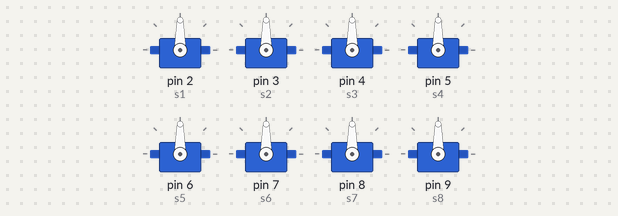
Recording of a sketch running on a simulated Arduino Uno, built with avr-gcc and run on an emulated ATmega328P. Parts: 8 × servo.

Above: at 0.1 s.
At 3.1 s:
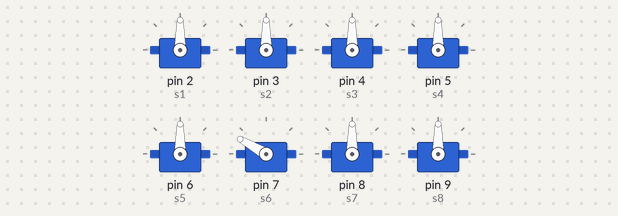
At 9.1 s:
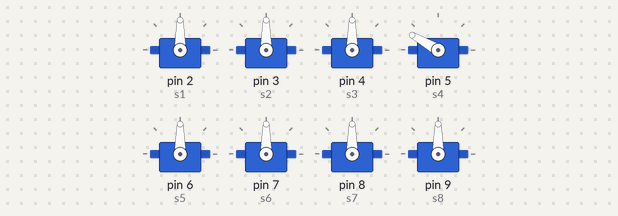
At 22.3 s:
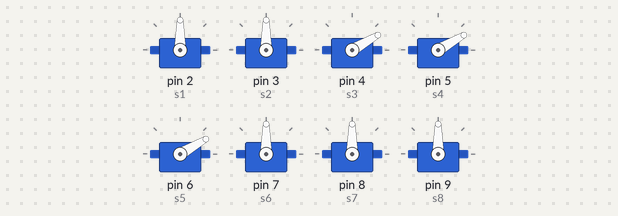
At 28.3 s:
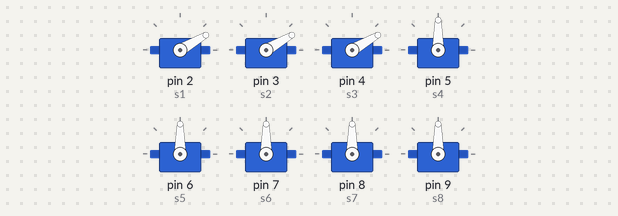
At 38.2 s:
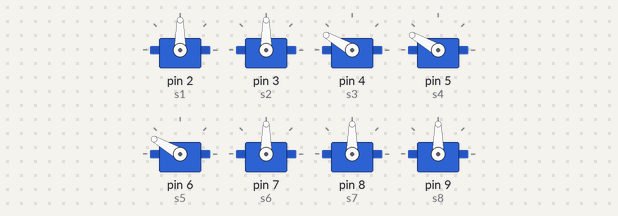
Timing chart, 0 to 40.0 s (numbered marks = the images above):
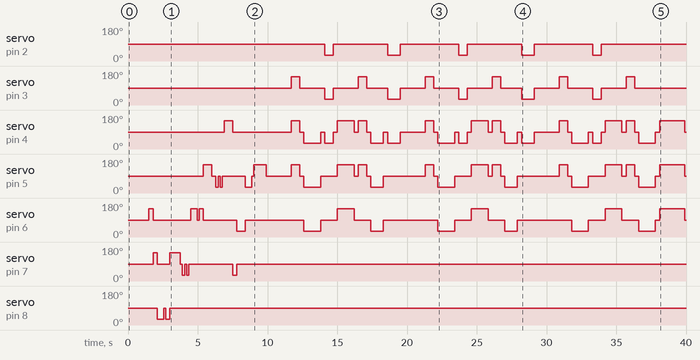

The sketch:

fen_fen_zhong.ino
```cpp
#include <Servo.h>

Servo s1;
Servo s2;
Servo s3;
Servo s4;
Servo s5;
Servo s6;
Servo s7;
Servo s8;

void setup() {
  s1.attach(2); s2.attach(3); s3.attach(4); s4.attach(5);
  s5.attach(6); s6.attach(7); s7.attach(8); s8.attach(9);
}

void loop() {
  s1.write(90); s2.write(90); s3.write(90);
  delay(500);
  s4.write(90); s5.write(90); s6.write(90);
  delay(500);
  s7.write(90); s8.write(90);
  delay(500);

  s5.write(150); delay(300); s5.write(90);
  s6.write(150); delay(300); s6.write(90);

  s7.write(30); delay(450); s7.write(90); delay(150);
  s7.write(30); delay(300); s7.write(90);
  s6.write(150); delay(750); s6.write(90); delay(150);
  s6.write(30); delay(150); s6.write(90); delay(150);
  s6.write(30); delay(150); s6.write(90); delay(150);

  s5.write(150); delay(450); s5.write(90); s5.write(90); delay(150);
  s5.write(150); delay(300); s5.write(90);
  s4.write(150); delay(600); s4.write(90); delay(300);
  s4.write(30); delay(150); s4.write(90); delay(150);
  s4.write(30); delay(150); s4.write(90); delay(150);

  s3.write(150); delay(600); s3.write(90);
  s6.write(30); delay(300); s6.write(90);
  s5.write(30); delay(600); s5.write(90);
  s4.write(30); delay(450); s4.write(90); delay(150);
  s4.write(150); delay(900); s4.write(90); delay(300);

  delay(1500);

  // 揸火箭，带你到
  s2.write(150); s3.write(150); s4.write(150); delay(600);
  s2.write(90); s3.write(90); s4.write(90); delay(300);

  s3.write(30); s4.write(30); s5.write(30); delay(600); delay(600);
  s3.write(90); s4.write(90); s5.write(90); delay(300);

  // 天空去，在太
  s1.write(30); s2.write(30); s3.write(30); delay(600);
  s1.write(90); s2.write(90); s3.write(90); delay(300);

  s3.write(150); s4.write(150); s5.write(150); delay(600); delay(600);
  s3.write(90); s4.write(90); s5.write(90); delay(300);

  // 空中两人住
  s2.write(150); s3.write(150); s4.write(150); delay(600);
  s2.write(90); s3.write(90); s4.write(90); delay(300);

  s3.write(30); s4.write(30); s5.write(30); delay(900);
  s3.write(90); s4.write(90); s5.write(90);delay(300);

  s1.write(30); s2.write(30); s3.write(30); delay(900);
  s1.write(90); s2.write(90); s3.write(90); delay(300);

  // 活到
  delay(900); delay(600);

  // 一千岁，都一（揸火箭，带你到）
  s2.write(150); s3.write(150); s4.write(150); delay(600);
  s2.write(90); s3.write(90); s4.write(90); delay(300);

  s3.write(30); s4.write(30); s5.write(30); delay(600); delay(600);
  s3.write(90); s4.write(90); s5.write(90); delay(300);

  // 般心碎，有你在（天空去，在太）
  s1.write(30); s2.write(30); s3.write(30); delay(600);
  s1.write(90); s2.write(90); s3.write(90); delay(300);

  s3.write(150); s4.write(150); s5.write(150); delay(600); delay(600);
  s3.write(90); s4.write(90); s5.write(90); delay(300);

  // 身边多乐趣（空中两人住）
  s2.write(150); s3.write(150); s4.write(150); delay(600);
  s2.write(90); s3.write(90); s4.write(90); delay(300);

  s3.write(30); s4.write(30); s5.write(30); delay(900);
  s3.write(90); s4.write(90); s5.write(90);delay(300);

  s1.write(30); s2.write(30); s3.write(30); delay(900);
  s1.write(90); s2.write(90); s3.write(90); delay(300);

  // 共你（活到）
  delay(900); delay(600);

  // 双双对，好得戚（揸火箭，带你到）
  s2.write(150); s3.write(150); s4.write(150); delay(600);
  s2.write(90); s3.write(90); s4.write(90); delay(300);

  s3.write(30); s4.write(30); s5.write(30); delay(600); delay(600);
  s3.write(90); s4.write(90); s5.write(90); delay(300);

  // 好得意，地裂（天空去，在太）
  s1.write(30); s2.write(30); s3.write(30); delay(600);
  s1.write(90); s2.write(90); s3.write(90); delay(300);

  s3.write(150); s4.write(150); s5.write(150); delay(600); delay(600);
  s3.write(90); s4.write(90); s5.write(90); delay(300);

  // 天崩当闲事
  s2.write(150); s3.write(150); s4.write(150); delay(600);
  s2.write(90); s3.write(90); s4.write(90); delay(300);

  s3.write(30); s4.write(30); s5.write(30); delay(1200);
  s3.write(90); s4.write(90); s5.write(90);delay(300);

//  s1.write(30); s2.write(30); s3.write(30); delay(300);
//  s1.write(90); s2.write(90); s3.write(90); delay(300);

  // 就算
  s3.write(150); s4.write(150); s5.write(150); delay(1200); delay(600);
  s3.write(90); s4.write(90); s5.write(90); delay(600);

  // 翻风雨, 只需
  s2.write(150); s3.write(150); s4.write(150); delay(600);
  s2.write(90); s3.write(90); s4.write(90); delay(300);

  s3.write(30); s4.write(30); s5.write(30); delay(600); delay(600);
  s3.write(90); s4.write(90); s5.write(90); delay(300);

  // 提到你，似见
  s1.write(30); s2.write(30); s3.write(30); delay(600);
  s1.write(90); s2.write(90); s3.write(90); delay(300);

  s3.write(150); s4.write(150); s5.write(150); delay(1800);
  s3.write(90); s4.write(90); s5.write(90); delay(300);

  // 阳光千万里 F G C
  s2.write(150); s3.write(150); s4.write(150); delay(600);
  s2.write(90); s3.write(90); s4.write(90); delay(300);

  s3.write(30); s4.write(30); s5.write(30); delay(600);
  s3.write(90); s4.write(90); s5.write(90); delay(300);

  s1.write(30); s2.write(30); s3.write(30); delay(300); delay(2400); // 有了你
  s1.write(90); s2.write(90); s3.write(90); delay(300);

  // 开心的，mou都称
  s2.write(150); s3.write(150); s4.write(150); delay(600);
  s2.write(90); s3.write(90); s4.write(90); delay(300);

  s3.write(30); s4.write(30); s5.write(30); delay(600); delay(600);
  s3.write(90); s4.write(90); s5.write(90); delay(300);

  // 心满意，咸鱼白
  s1.write(30); s2.write(30); s3.write(30); delay(600);
  s1.write(90); s2.write(90); s3.write(90); delay(300);

  s3.write(150); s4.write(150); s5.write(150); delay(600); delay(600);
  s3.write(90); s4.write(90); s5.write(90); delay(300);

  // 菜也好好味
  s2.write(150); s3.write(150); s4.write(150); delay(600);
  s2.write(90); s3.write(90); s4.write(90); delay(300);

  s3.write(30); s4.write(30); s5.write(30); delay(1200);
  s3.write(90); s4.write(90); s5.write(90); delay(300);

//  s1.write(30); s2.write(30); s3.write(30); delay(300);
//  s1.write(90); s2.write(90); s3.write(90); delay(300);

  // 我与你
  s3.write(150); s4.write(150); s5.write(150); delay(1800);
  s3.write(90); s4.write(90); s5.write(90); delay(600);

  // 永共聚，分分钟
  s2.write(150); s3.write(150); s4.write(150); delay(600);
  s2.write(90); s3.write(90); s4.write(90); delay(300);

  s3.write(30); s4.write(30); s5.write(30); delay(600); delay(600);
  s3.write(90); s4.write(90); s5.write(90); delay(300);

  // 需要你，你似是
  s1.write(30); s2.write(30); s3.write(30); delay(600);
  s1.write(90); s2.write(90); s3.write(90); delay(300);

  s3.write(150); s4.write(150); s5.write(150); delay(600); delay(600);
  s3.write(90); s4.write(90); s5.write(90); delay(300);

  // 阳光空气
  s1.write(150); s2.write(150); s3.write(150); delay(600);
  s1.write(90); s2.write(90); s2.write(90); delay(300);

  s3.write(30); s4.write(30); s5.write(30); delay(600);
  s3.write(90); s4.write(90); s5.write(90);delay(300);

  s1.write(30); s2.write(30); s3.write(30); delay(600); delay(1800);
  s1.write(90); s2.write(90); s3.write(90); delay(600);

  //
}
```

Measured:
- by itself, servo on pin 2 (s1): repeats every 9.6 s: 90° 3.9 s, 30° 0.90 s, 90° 4.2 s, 30° 0.60 s
- by itself, servo on pin 3 (s2): repeats every 9.6 s: 90° 1.8 s, 30° 0.60 s, 90° 1.8 s, 150° 0.60 s, 90° 1.5 s, 30° 0.90 s, 90° 1.8 s, 150° 0.60 s
- by itself, servo on pin 4 (s3): 90° → 150° at 6.9 s, → 90° 0.60 s later, → 150° 4.2 s later, → 90° 0.60 s later, … (44 changes in this stretch)
- by itself, servo on pin 5 (s4): 90° → 150° at 5.4 s, → 90° 0.60 s later, → 30° 0.30 s later, → 90° 0.15 s later, … (42 changes in this stretch)
- by itself, servo on pin 6 (s5): 90° → 150° at 1.5 s, → 90° 0.30 s later, → 150° 2.7 s later, → 90° 0.45 s later, … (28 changes in this stretch)
- by itself, servo on pin 7 (s6): 90° → 150° at 1.8 s, → 90° 0.30 s later, → 150° 0.90 s later, → 90° 0.75 s later, … (10 changes in this stretch)
- by itself, servo on pin 8 (s7): 90° → 30° at 2.1 s, → 90° 0.45 s later, → 30° 0.15 s later, → 90° 0.30 s later
